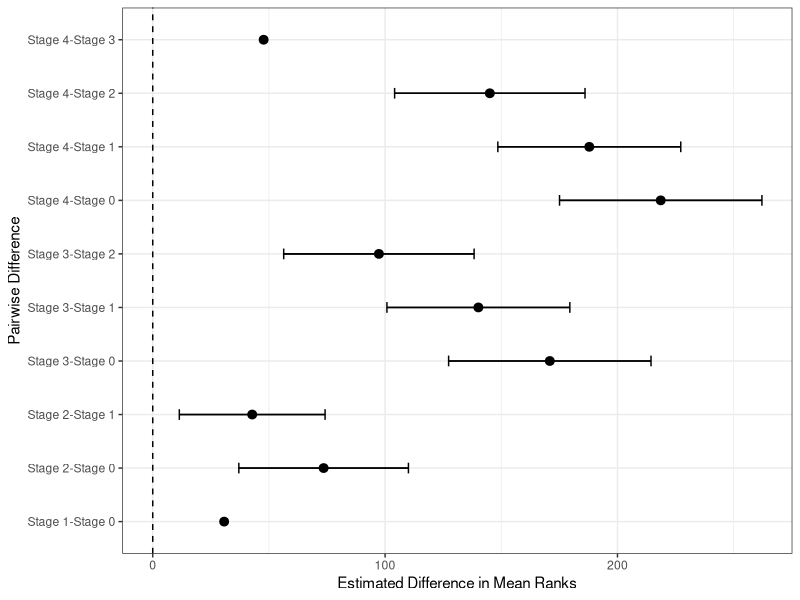

This figure's R source:
################################################################################
################################################################################
###################### R Code: A Case for Nonparametrics #######################
######################         Kruskal-Wallis            #######################
################################################################################
################################################################################

### Important packages
library(tidyverse)     # Data Tools
library(xtable)        # Create latex tables
library(rstatix)       # Dunn's test

### Load the data
### Tip: Use the "read_csv()" function from tidyverse
mfap4.df <- read_csv("mfap4.csv")

### Rename variables
mfap4.df <- mfap4.df %>%
  rename(PID=`Patient ID`,
         YOB=`Year of Birth`,
         DOS=`Date of sampling`,
         Fibrosis.Stage=`Fibrosis Stage`,
         HCV=`HCV Genotype`,
         MFAP4=`MFAP4 U/mL`)

### Recode the fibrosis variable for more informative labels
### Force R to read it as a factor
mfap4.df <- mfap4.df %>% 
  mutate(Fibrosis.Stage =  case_when(Fibrosis.Stage == 0 ~ "Stage 0",
                                     Fibrosis.Stage == 1 ~ "Stage 1",
                                     Fibrosis.Stage == 2 ~ "Stage 2",
                                     Fibrosis.Stage == 3 ~ "Stage 3",
                                     TRUE ~ "Stage 4")) %>% 
  mutate(Fibrosis.Stage = as.factor(Fibrosis.Stage))

### Kruskal-Wallis test
kruskal.test(MFAP4 ~ Fibrosis.Stage, data = mfap4.df)

### Dunn's test
### Multiple hypothesis tests 
### Benjamini-Hochberg adjustment 
dunn_test(MFAP4 ~ Fibrosis.Stage, data=mfap4.df, p.adjust.method = "BH")

### Kruskal-Wallis test statistic "by hand"
### Pairwise intervals
### Benjamini-Hochberg adjustment 
mfap4.df <- mfap4.df %>%
  mutate(r = rank(MFAP4))
overall.mean.rank <- mean(mfap4.df$r)
N <- nrow(mfap4.df)
(h.obs<-mfap4.df %>% group_by(Fibrosis.Stage) %>%
    dplyr::summarize(mean.rank = mean(r),
              n = n()) %>%
    dplyr::summarize(h = (h.obs<-(N-1)*sum(n*(mean.rank-overall.mean.rank)^2)/
                     sum((mfap4.df$r - overall.mean.rank)^2))) %>%
    as.numeric())
t<-5

n<-nrow(mfap4.df)
tab<-table(mfap4.df$r)
group.stat <- mfap4.df %>% group_by(Fibrosis.Stage) %>%
  dplyr::summarize(mean.rank = mean(r),
            n = n())

results <- dunn_test(MFAP4 ~ Fibrosis.Stage, data = mfap4.df, p.adjust.method = "BH")
alpha <- 0.05
m <- 10  
R <- length(which(results$p.adj < alpha)) 
bh.conf <- 1-R*(alpha/m)

results$estimate <- rep(NA, nrow(results))
results$lwr <- rep(NA, nrow(results))
results$upr <- rep(NA, nrow(results))
for(i in 1:nrow(results)){
  # Subset data
  dunn.dat <- mfap4.df %>%
    filter(Fibrosis.Stage %in% c(results$group1[i],results$group2[i])) %>%
    droplevels()
  # Run Confidence Interval
  group.stat <- dunn.dat %>% group_by(Fibrosis.Stage) %>%
    dplyr::summarize(mean.rank = mean(r),
              n = n())
  if(results$p.adj[i]<alpha){
    s <- sqrt((n*(n+1)/12 - sum((tab^3-tab)/(12*(n-1)))) * (1/group.stat$n[1] + 1/group.stat$n[2]))
    results$lwr[i] <- -((group.stat$mean.rank[1] - group.stat$mean.rank[2]) + qnorm(bh.conf)*s)
    results$upr[i] <- -((group.stat$mean.rank[1] - group.stat$mean.rank[2]) - qnorm(bh.conf)*s)
  }
  results$diff[i] <- paste(c(results$group2[i], results$group1[i]), collapse=":")
  results$estimate[i] <- -(group.stat$mean.rank[1] - group.stat$mean.rank[2])
}
results$diff <- gsub(':', '-', results$diff)
results
as.data.frame(results)

### Plotting the Benjamini-Hochberg adjusted pairwise intervals
ggplot(data = results, aes(x = diff, y = estimate))+
  geom_pointrange(aes(ymin = lwr, ymax = upr))+
  geom_errorbar(aes(ymin = lwr, ymax = upr), width = 0.2)+
  geom_hline(yintercept = 0, linetype ="dashed")+
  theme_bw()+
  xlab("Pairwise Difference")+
  ylab("Estimated Difference in Mean Ranks")+
  coord_flip()
